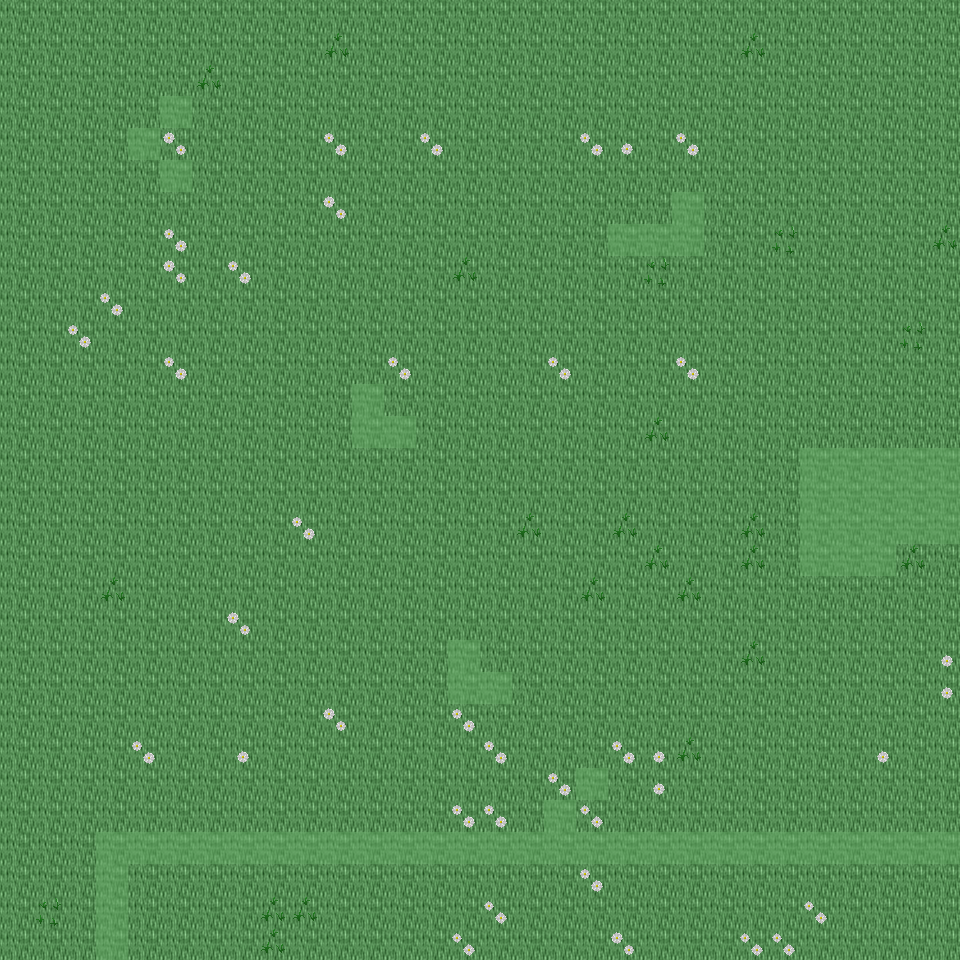

This game map was drawn from its Tiled (.tmx) file and the tilesets committed beside it. A one-line description and the trimmed map source follow:
An orthogonal 30x30 tile map with 32x32 px tiles, 6 tile layers (Ground, Object, Object2, Above, ...), 41 tilesets and 5 objects (5x mapExit).

<map version="1.0" orientation="orthogonal" renderorder="right-down" width="30" height="30" tilewidth="32" tileheight="32" nextobjectid="6">
  <tileset firstgid="1" name="tileset_ground_ground" tilewidth="32" tileheight="32" tilecount="33" columns="3">
    <image source="../drawable/tileset_ground_ground.png" width="96" height="352" />
  </tileset>
  <tileset firstgid="34" name="tileset_ground_cobbled_paving" tilewidth="32" tileheight="32" tilecount="1" columns="1">
    <image source="../drawable/tileset_ground_cobbled_paving.png" width="32" height="32" />
  </tileset>
  <tileset firstgid="35" name="tileset_plant_grasses" tilewidth="32" tileheight="32" tilecount="6" columns="3">
    <image source="../drawable/tileset_plant_grasses.png" width="96" height="64" />
  </tileset>
  <tileset firstgid="41" name="tileset_plant_flower_daisy_white" tilewidth="32" tileheight="32" tilecount="8" columns="2">
    <image source="../drawable/tileset_plant_flower_daisy_white.png" width="64" height="128" />
  </tileset>
  <tileset firstgid="49" name="tileset_ground_ridge_earth_pale" tilewidth="32" tileheight="32" tilecount="96" columns="12">
    <image source="../drawable/tileset_ground_ridge_earth_pale.png" width="384" height="256" />
  </tileset>
  <tileset firstgid="145" name="tileset_plant_leaves" tilewidth="32" tileheight="32" tilecount="8" columns="4">
    <image source="../drawable/tileset_plant_leaves.png" width="128" height="64" />
  </tileset>
  <tileset firstgid="153" name="tileset_ground_grass_edges" tilewidth="32" tileheight="32" tilecount="36" columns="12">
    <image source="../drawable/tileset_ground_grass_edges.png" width="384" height="96" />
  </tileset>
  <tileset firstgid="189" name="tileset_ground_grass_corners" tilewidth="32" tileheight="32" tilecount="24" columns="6">
    <image source="../drawable/tileset_ground_grass_corners.png" width="192" height="128" />
  </tileset>
  <tileset firstgid="213" name="tileset_building_roof_blue" tilewidth="32" tileheight="32" tilecount="20" columns="5">
    <image source="../drawable/tileset_building_roof_blue.png" width="160" height="128" />
  </tileset>
  <tileset firstgid="233" name="tileset_building_wall_wall_brown" tilewidth="32" tileheight="32" tilecount="12" columns="3">
    <image source="../drawable/tileset_building_wall_wall_brown.png" width="96" height="128" />
  </tileset>
  <tileset firstgid="245" name="tileset_plant_tree_tree_darkgreen" tilewidth="32" tileheight="32" tilecount="88" columns="8">
    <image source="../drawable/tileset_plant_tree_tree_darkgreen.png" width="256" height="352" />
  </tileset>
  <tileset firstgid="333" name="tileset_building_roof_red" tilewidth="32" tileheight="32" tilecount="20" columns="5">
    <image source="../drawable/tileset_building_roof_red.png" width="160" height="128" />
  </tileset>
  <tileset firstgid="353" name="tileset_plant_bush_bushes" tilewidth="32" tileheight="32" tilecount="10" columns="5">
    <image source="../drawable/tileset_plant_bush_bushes.png" width="160" height="64" />
  </tileset>
  <tileset firstgid="363" name="tileset_building_window_window_left" tilewidth="32" tileheight="32" tilecount="2" columns="2">
    <image source="../drawable/tileset_building_window_window_left.png" width="64" height="32" />
  </tileset>
  <tileset firstgid="365" name="tileset_building_window_window_right" tilewidth="32" tileheight="32" tilecount="2" columns="2">
    <image source="../drawable/tileset_building_window_window_right.png" width="64" height="32" />
  </tileset>
  <tileset firstgid="367" name="tileset_building_door_door_n" tilewidth="32" tileheight="32" tilecount="6" columns="3">
    <image source="../drawable/tileset_building_door_door_n.png" width="96" height="64" />
  </tileset>
  <tileset firstgid="373" name="tileset_ground_green_paving_4" tilewidth="32" tileheight="32" tilecount="3" columns="3">
    <image source="../drawable/tileset_ground_green_paving_4.png" width="96" height="32" />
  </tileset>
  <tileset firstgid="376" name="tileset_item_postbox" tilewidth="32" tileheight="32" tilecount="4" columns="2">
    <image source="../drawable/tileset_item_postbox.png" width="64" height="64" />
  </tileset>
  <tileset firstgid="380" name="tileset_plant_bush_hedge" tilewidth="32" tileheight="32" tilecount="35" columns="5">
    <image source="../drawable/tileset_plant_bush_hedge.png" width="160" height="224" />
  </tileset>
  <tileset firstgid="415" name="tileset_building_door_closed" tilewidth="32" tileheight="32" tilecount="1" columns="1">
    <image source="../drawable/tileset_building_door_closed.png" width="32" height="32" />
  </tileset>
  <tileset firstgid="416" name="tileset_building_decoration_rocks_2" tilewidth="32" tileheight="32" tilecount="2" columns="1">
    <image source="../drawable/tileset_building_decoration_rocks_2.png" width="32" height="64" />
  </tileset>
  <tileset firstgid="418" name="tileset_plant_stump_rectangular" tilewidth="32" tileheight="32" tilecount="4" columns="2">
    <image source="../drawable/tileset_plant_stump_rectangular.png" width="64" height="64" />
  </tileset>
  <tileset firstgid="422" name="tileset_plant_stump_stump_purple" tilewidth="32" tileheight="32" tilecount="4" columns="2">
    <image source="../drawable/tileset_plant_stump_stump_purple.png" width="64" height="64" />
  </tileset>
  <tileset firstgid="426" name="tileset_building_fence_fence_chunky" tilewidth="32" tileheight="32" tilecount="21" columns="3">
    <image source="../drawable/tileset_building_fence_fence_chunky.png" width="96" height="224" />
  </tileset>
  <tileset firstgid="447" name="tileset_plant_stump_small_stump" tilewidth="32" tileheight="32" tilecount="4" columns="2">
    <image source="../drawable/tileset_plant_stump_small_stump.png" width="64" height="64" />
  </tileset>
  <tileset firstgid="451" name="tileset_building_decoration_chimney" tilewidth="32" tileheight="32" tilecount="2" columns="1">
    <image source="../drawable/tileset_building_decoration_chimney.png" width="32" height="64" />
  </tileset>
  <tileset firstgid="453" name="tileset_logic_item_sheepfood" tilewidth="32" tileheight="32" tilecount="1" columns="1">
    <image source="../drawable/tileset_logic_item_sheepfood.png" width="32" height="32" />
  </tileset>
  <tileset firstgid="454" name="tileset_logic_portal" tilewidth="32" tileheight="32" tilecount="24" columns="8">
    <image source="../drawable/tileset_logic_portal.png" width="256" height="96" />
  </tileset>
  <tileset firstgid="478" name="tileset_logic_item_sign" tilewidth="32" tileheight="32" tilecount="1" columns="1">
    <image source="../drawable/tileset_logic_item_sign.png" width="32" height="32" />
  </tileset>
  <tileset firstgid="479" name="tileset_logic_creature_sheep" tilewidth="32" tileheight="32" tilecount="1" columns="1">
    <image source="../drawable/tileset_logic_creature_sheep.png" width="32" height="32" />
  </tileset>
  <tileset firstgid="480" name="tileset_logic_collision" tilewidth="32" tileheight="32" tilecount="1" columns="1">
    <image source="../drawable/tileset_logic_collision.png" width="32" height="32" />
  </tileset>
  <tileset firstgid="481" name="tileset_logic_protection" tilewidth="32" tileheight="32" tilecount="2" columns="2">
    <image source="../drawable/tileset_logic_protection.png" width="64" height="32" />
  </tileset>
  <tileset firstgid="483" name="tileset_logic_creature_rodent" tilewidth="32" tileheight="32" tilecount="8" columns="8">
    <image source="../drawable/tileset_logic_creature_rodent.png" width="256" height="32" />
  </tileset>
  <tileset firstgid="491" name="tileset_furniture_chair_bench_iron" tilewidth="32" tileheight="32" tilecount="4" columns="2">
    <image source="../drawable/tileset_furniture_chair_bench_iron.png" width="64" height="64" />
  </tileset>
  <tileset firstgid="495" name="tileset_ground_green_paving" tilewidth="32" tileheight="32" tilecount="18" columns="3">
    <image source="../drawable/tileset_ground_green_paving.png" width="96" height="192" />
  </tileset>
  <tileset firstgid="513" name="tileset_building_fence_palisade" tilewidth="32" tileheight="32" tilecount="84" columns="6">
    <image source="../drawable/tileset_building_fence_palisade.png" width="192" height="448" />
  </tileset>
  <tileset firstgid="597" name="tileset_furniture_light_lamp_blue" tilewidth="32" tileheight="32" tilecount="3" columns="1">
    <image source="../drawable/tileset_furniture_light_lamp_blue.png" width="32" height="96" />
  </tileset>
  <tileset firstgid="600" name="tileset_light_light_5x5" tilewidth="32" tileheight="32" tilecount="25" columns="5">
    <image source="../drawable/tileset_light_light_5x5.png" width="160" height="160" />
  </tileset>
  <tileset firstgid="625" name="tileset_light_dim_light_7x5" tilewidth="32" tileheight="32" tilecount="35" columns="7">
    <image source="../drawable/tileset_light_dim_light_7x5.png" width="224" height="160" />
  </tileset>
  <tileset firstgid="660" name="tileset_plant_flower_flowers_mixed" tilewidth="32" tileheight="32" tilecount="16" columns="4">
    <image source="../drawable/tileset_plant_flower_flowers_mixed.png" width="128" height="128" />
  </tileset>
  <tileset firstgid="676" name="tileset_light_door_light" tilewidth="32" tileheight="32" tilecount="12" columns="3">
    <image source="../drawable/tileset_light_door_light.png" width="96" height="128" />
  </tileset>
  <layer name="Ground" width="30" height="30">
    <data>[900 cells, 900 non-empty, 2 distinct tile ids]</data>
  </layer>
  <layer name="Object" width="30" height="30">
    <data>[900 cells, 65 non-empty, 13 distinct tile ids]</data>
  </layer>
  <layer name="Object2" width="30" height="30">
    <data>[900 cells, 63 non-empty, 5 distinct tile ids]</data>
  </layer>
  <layer name="Above" width="30" height="30">
    <data>[900 cells, 0 non-empty, 0 distinct tile ids]</data>
  </layer>
  <layer name="Above2" width="30" height="30">
    <data>[900 cells, 0 non-empty, 0 distinct tile ids]</data>
  </layer>
  <layer name="Walkable" width="30" height="30">
    <data>[900 cells, 63 non-empty, 1 distinct tile ids]</data>
  </layer>
  <objectgroup name="MapEvents">
    <object id="1" name="south" type="mapExit" x="0" y="928" width="96" height="32">
      <properties>
        <property name="map" value="level_0_x59_y22" />
        <property name="x" value="0" />
        <property name="y" value="1" />
      </properties>
    </object>
    <object id="2" name="south2" type="mapExit" x="128" y="928" width="832" height="32">
      <properties>
        <property name="map" value="level_0_x59_y22" />
        <property name="x" value="4" />
        <property name="y" value="1" />
      </properties>
    </object>
    <object id="3" name="east" type="mapExit" x="928" y="0" width="32" height="448">
      <properties>
        <property name="map" value="level_0_x60_y21" />
        <property name="x" value="1" />
        <property name="y" value="0" />
      </properties>
    </object>
    <object id="4" name="east2" type="mapExit" x="928" y="544" width="32" height="288">
      <properties>
        <property name="map" value="level_0_x60_y21" />
        <property name="x" value="1" />
        <property name="y" value="17" />
      </properties>
    </object>
    <object id="5" name="east3" type="mapExit" x="928" y="864" width="32" height="96">
      <properties>
        <property name="map" value="level_0_x60_y21" />
        <property name="x" value="1" />
        <property name="y" value="27" />
      </properties>
    </object>
  </objectgroup>
</map>
